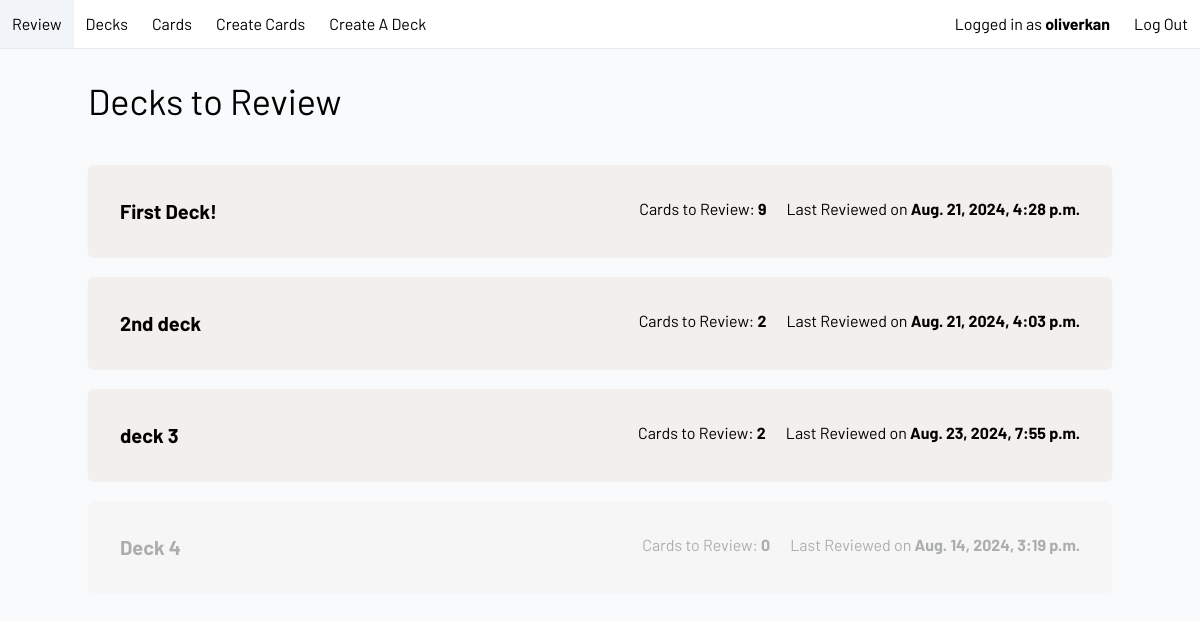
The app's page / (signed in), older data.
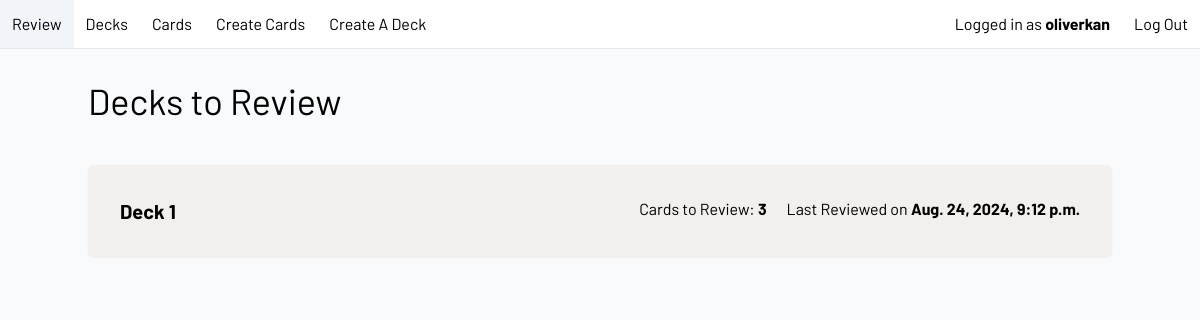
The same page, newer data.
### frontend/models.py (models this page shows, shortened)
class Deck(models.Model):
    user = models.ForeignKey(User, on_delete=models.CASCADE)
    title = models.CharField(max_length=64)
    description = models.TextField()
    cards = models.ManyToManyField('Card', blank=True, related_name="decks")
    date_created = models.DateTimeField(auto_now_add=True)
    date_edited = models.DateTimeField(auto_now_add=True)
    date_last_reviewed = models.DateTimeField(auto_now_add=True)

### frontend/views.py (the view)
# urls.py: path("", views.index_view, name="index"),
@login_required
def index_view(request):
    decks = Deck.objects.all()
    deck_list = []
    for deck in decks:
        cards = get_deck_review_cards(deck.pk)
        deck_obj = {'deck': deck, 'cards': len(cards)}
        deck_list.append(deck_obj)
    return render(request, 'frontend/index.html', {
        'deck_list': deck_list
    })

### frontend/models.py (called while the page is built)
    def get_review_date(self):
        return self.date_last_reviewed.date() + self.TIME_INTERVALS[self.review_interval_box]

### frontend/util.py (called while the page is built)
def get_deck_review_cards(pk):
    return [card for card in Card.objects.filter(decks__id=pk) if date.today() >= card.get_review_date()]

### frontend/templates/frontend/index.html (shortened to what this page needs)
{% extends "layout.html" %}
{% load static %}
{% block body %}
    <div class="container flex flex-col mx-auto my-8">
        <p class="mb-3 text-4xl">Decks to Review</p>
    </div>
    {% for deck_obj in deck_list %}
        <a href="{% url 'deck_review' deck_obj.deck.id %}?new=True" class="contents">
            <div class="flex flex-row justify-between container mx-auto my-5 p-8 bg-offwhite-light rounded-md shadow-sm {% if deck_obj.cards == 0 %}grey{% endif %}">
                <b class="text-xl">{{ deck_obj.deck.title }}</b>
                <div class="flex">
                    <p class="mr-5">Cards to Review: <b>{{ deck_obj.cards }}</b></p>
                    <p class="single:hidden">Last Reviewed on <b>{{ deck_obj.deck.date_last_reviewed }}</b></p>
                </div>
            </div>
        </a>
    {% endfor %}
{% endblock %}

### frontend/templates/layout.html (shortened to what this page needs)
<!DOCTYPE html>
<html lang="en">
    <head>
        {% load static %}
        <link rel="stylesheet" href="{% static 'frontend/css/tailwind.css' %}" />
        <link rel="stylesheet" href="{% static 'frontend/css/animations.css' %}">
    </head>
    <body hx-headers='{"X-CSRFToken": "{{ csrf_token }}"}' class="font-barlow bg-slate-50">
        <ul class="flex justify-between items-center border-b border-b-gray-200 bg-white sticky top-0 z-50">
            <div class="flex items-center">
                {% if user.is_authenticated %}
                    <a href="{% url 'index' %}"><li class="p-3 hover:bg-slate-100 {% if request.path == '/' %}bg-slate-100{% endif %}">Review</li></a>
                    <a href="{% url 'deck_list' %}"><li class="p-3 hover:bg-slate-100 {% if request.path == '/decks' %}bg-slate-100{% endif %}">Decks</li></a>
                    <a href="{% url 'card_list' %}"><li class="p-3 hover:bg-slate-100 {% if request.path == '/cards' %}bg-slate-100{% endif %}">Cards</li></a>
                    <a href="{% url 'create_card' %}"><li class="p-3 hover:bg-slate-100 {% if request.path == '/create_card' %}bg-slate-100{% endif %}">Create Cards</li></a>
                    <a href="{% url 'create_deck' %}"><li class="p-3 hover:bg-slate-100 {% if request.path == '/create_deck' %}bg-slate-100{% endif %} single:hidden">Create A Deck</li></a>
                {% endif %}
            </div>
            <div class="flex items-center">
                {% if user.is_authenticated %}
                    <li class="p-3 single:hidden">Logged in as <b>{{ user.username }}</b></li>
                    <a href="{% url 'logout' %}"><li class="p-3 hover:bg-slate-100">Log Out</li></a>
                {% else %}
                    <a href="{% url 'login' %}"><li class="p-3 hover:bg-slate-100">Log In</li></a>
                    <a href="{% url 'signup' %}"><li class="p-3 hover:bg-slate-100">Sign Up</li></a>
                {% endif %}
            </div>
        </ul>
        {% block body %}{% endblock %}
    </body>
</html>

Row changes from the older to the newer data that the page shows:
removed Deck: deck "First Deck!", cards "9", deck.date_last_reviewed "Aug. 21, 2024, 4:28 p.m."
removed Deck: deck "2nd deck", cards "2", deck.date_last_reviewed "Aug. 21, 2024, 4:03 p.m."
removed Deck: deck "deck 3", cards "2", deck.date_last_reviewed "Aug. 23, 2024, 7:55 p.m."
removed Deck: deck "Deck 4", cards "0", deck.date_last_reviewed "Aug. 14, 2024, 3:19 p.m."
added Deck: deck "Deck 1", cards "3", deck.date_last_reviewed "Aug. 24, 2024, 9:12 p.m."
